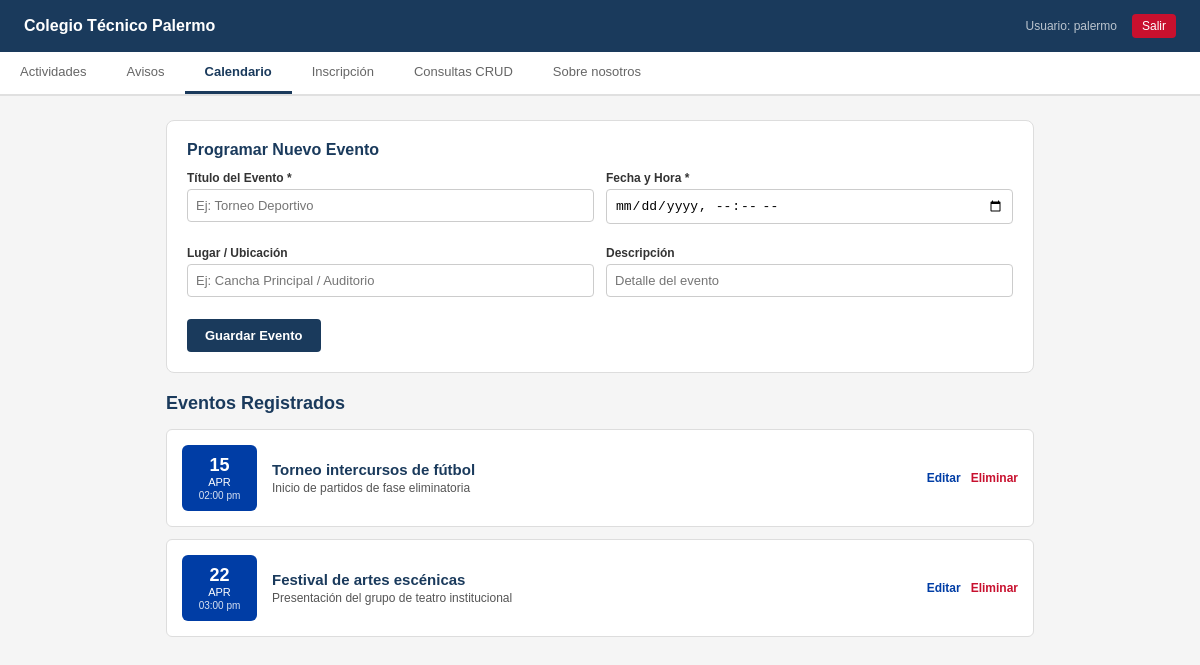
The page /Calendario.php (signed in) on the database its author committed.
### tables this page shows
CREATE TABLE `evento_calendario` (
  `eventoid` int(11) NOT NULL COMMENT 'Identificador único del evento',
  `titulo` varchar(100) NOT NULL COMMENT 'Nombre del evento',
  `descripcion` varchar(255) DEFAULT NULL COMMENT 'Detalle breve',
  `fecha_inicio` datetime NOT NULL COMMENT 'Fecha y hora del evento',
  `lugar` varchar(255) DEFAULT NULL,
  `created_at` timestamp NOT NULL DEFAULT current_timestamp(),
  `updated_at` timestamp NOT NULL DEFAULT current_timestamp() ON UPDATE current_timestamp()
);

### Calendario.php (the view, shortened to what this page needs)
<?php
require_once 'config/conexion.php';
$evento_editar = null;
$sql = "SELECT eventoid, titulo, descripcion, fecha_inicio, lugar FROM evento_calendario ORDER BY fecha_inicio ASC";
$resultado = $mysqli->query($sql);
?>
<!DOCTYPE html>
<html lang="es">
<head>
</head>
<body>
<header>
  <div class="logo-nombre">Colegio Técnico Palermo</div>
  <div class="autores">
    <span>Usuario: <?php echo htmlspecialchars($_SESSION['usuario_autenticado']); ?></span>
    <a href="Logout.php" class="btn-logout">Salir</a>
  </div>
</header>
<nav>
  <button onclick="location.href='Actividades.php'">Actividades</button>
  <button onclick="location.href='Avisos.php'">Avisos</button>
  <button class="activo" onclick="location.href='Calendario.php'">Calendario</button>
  <button onclick="location.href='Inscripcion.php'">Inscripción</button>
  <button onclick="location.href='Consultas.php'">Consultas CRUD</button>
  <button onclick="location.href='Nosotros.php'">Sobre nosotros</button>
</nav>
<div class="contenido">
  <div class="card-admin">
    <h3><?php echo $evento_editar ? 'Editar Evento de la Agenda' : 'Programar Nuevo Evento'; ?></h3>
    <form method="POST" action="Calendario.php">
      <div class="fila-form">
        <div class="campo">
          <label>Título del Evento *</label>
          <input type="text" name="titulo" required value="<?php echo htmlspecialchars($evento_editar['titulo'] ?? ''); ?>" placeholder="Ej: Torneo Deportivo"/>
        </div>
        <div class="campo">
          <label>Fecha y Hora *</label>
          <input type="datetime-local" name="fecha_inicio" required value="<?php echo isset($evento_editar['fecha_inicio']) ? date('Y-m-d\TH:i', strtotime($evento_editar['fecha_inicio'])) : ''; ?>"/>
        </div>
      </div>
      <div class="fila-form">
        <div class="campo">
          <label>Lugar / Ubicación</label>
          <input type="text" name="lugar" value="<?php echo htmlspecialchars($evento_editar['lugar'] ?? ''); ?>" placeholder="Ej: Cancha Principal / Auditorio"/>
        </div>
        <div class="campo">
          <label>Descripción</label>
          <input type="text" name="descripcion" value="<?php echo htmlspecialchars($evento_editar['descripcion'] ?? ''); ?>" placeholder="Detalle del evento"/>
        </div>
      </div>
      <div>
        <button type="submit" class="btn-guardar"><?php echo $evento_editar ? 'Actualizar Evento' : 'Guardar Evento'; ?></button>
      </div>
    </form>
  </div>
  <h2 style="margin-bottom: 15px; color: #1a3a5c; font-size: 18px;">Eventos Registrados</h2>
  <?php if ($resultado && $resultado->num_rows > 0): ?>
    <?php while ($ev = $resultado->fetch_assoc()):
      $time = strtotime($ev['fecha_inicio']);
    ?>
      <div class="evento">
        <div class="evento-left">
          <div class="fecha-badge">
            <div class="dia"><?php echo date("d", $time); ?></div>
            <div class="mes"><?php echo date("M", $time); ?></div>
            <div class="hora"><?php echo date("h:i a", $time); ?></div>
          </div>
          <div class="evento-info">
            <h4><?php echo htmlspecialchars($ev['titulo']); ?></h4>
            <p><?php echo htmlspecialchars($ev['descripcion'] ?? ''); ?></p>
          </div>
        </div>
        <div class="acciones">
          <a href="Calendario.php?action=edit&id=<?php echo $ev['eventoid']; ?>" class="btn-edit">Editar</a>
          <a href="Calendario.php?action=delete&id=<?php echo $ev['eventoid']; ?>" class="btn-del" onclick="return confirm('¿Seguro que deseas eliminar este evento del calendario?')">Eliminar</a>
        </div>
      </div>
    <?php endwhile; ?>
  <?php else: ?>
    <div class="card-admin"><p style="font-size: 13px; color: #666;">No existen eventos programados en la agenda.</p></div>
  <?php endif; ?>
</div>
</body>
</html>

### Calendario.php (style rules this page uses)
* { box-sizing: border-box; margin: 0; padding: 0; }
body { font-family: Arial, sans-serif; background: #f5f5f5; color: #222; }
header { background: #1a3a5c; padding: 14px 24px; display: flex; align-items: center; justify-content: space-between; }
.logo-nombre { color: #fff; font-size: 16px; font-weight: bold; }
.autores { color: rgba(255,255,255,0.7); font-size: 12px; display: flex; gap: 15px; align-items: center; }
.btn-logout { background: #C8102E; color: white; padding: 5px 10px; border-radius: 4px; text-decoration: none; font-size: 12px; }
nav { background: #fff; border-bottom: 2px solid #e0e0e0; display: flex; overflow-x: auto; }
nav button { padding: 12px 20px; font-size: 13px; background: none; border: none; border-bottom: 3px solid transparent; cursor: pointer; color: #666; white-space: nowrap; }
nav button.activo { color: #1a3a5c; border-bottom-color: #1a3a5c; font-weight: bold; }
.contenido { max-width: 900px; margin: 0 auto; padding: 24px 16px; }
.card-admin { background: #fff; border: 1px solid #ddd; border-radius: 8px; padding: 20px; margin-bottom: 20px; }
.card-admin h3 { color: #1a3a5c; font-size: 16px; margin-bottom: 12px; }
.fila-form { display: grid; grid-template-columns: 1fr 1fr; gap: 12px; margin-bottom: 12px; }
.campo { margin-bottom: 10px; }
.campo label { display: block; font-size: 12px; font-weight: bold; margin-bottom: 4px; color: #333; }
.campo input, .campo textarea { width: 100%; padding: 8px; border: 1px solid #ccc; border-radius: 4px; font-size: 13px; }
.btn-guardar { background: #1a3a5c; color: white; border: none; padding: 9px 18px; border-radius: 4px; cursor: pointer; font-size: 13px; font-weight: bold; }
.evento { background: #fff; border: 1px solid #ddd; border-radius: 6px; padding: 15px; margin-bottom: 12px; display: flex; gap: 15px; align-items: center; justify-content: space-between; }
.evento-left { display: flex; gap: 15px; align-items: center; }
.fecha-badge { background: #003DA5; color: white; padding: 10px; border-radius: 6px; text-align: center; min-width: 75px; }
.fecha-badge .dia { font-size: 18px; font-weight: bold; }
.fecha-badge .mes { font-size: 11px; text-transform: uppercase; }
.fecha-badge .hora { font-size: 10px; opacity: 0.85; margin-top: 2px; }
.evento-info h4 { font-size: 15px; color: #1a3a5c; }
.evento-info p { font-size: 12px; color: #555; margin-top: 3px; }
.acciones { display: flex; gap: 10px; font-size: 12px; }
.btn-edit { color: #003DA5; text-decoration: none; font-weight: bold; }
.btn-del { color: #C8102E; text-decoration: none; font-weight: bold; }

### rows shown on the page
evento_calendario: fecha_inicio "15", fecha_inicio "APR", fecha_inicio "02:00 pm", titulo "Torneo intercursos de fútbol", descripcion "Inicio de partidos de fase eliminatoria"
evento_calendario: fecha_inicio "22", fecha_inicio "APR", fecha_inicio "03:00 pm", titulo "Festival de artes escénicas", descripcion "Presentación del grupo de teatro institucional"

### other values the page prints
$_SESSION['usuario_autenticado'] "palermo"
